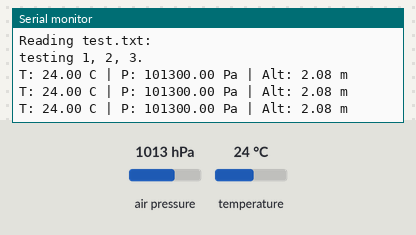
This program was run on a simulated ESP32. Shown: the last lines printed to the serial monitor. The inputs (shaded band) are chosen by the test bench; at power-on: air pressure 1013 hPa, temperature 24 °C. Storage starts empty.

Above: at 1.2 s.
1.3 s: air pressure set to 952 hPa
At 2.0 s:
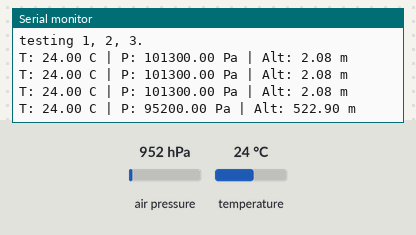
2.8 s: temperature set to 12 °C
At 3.5 s:
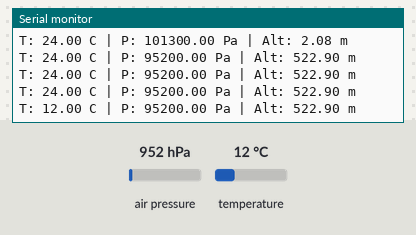
4.3 s: air pressure set to 975 hPa
At 5.0 s:
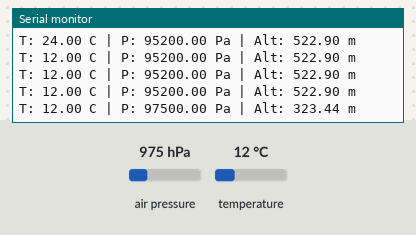
Timing chart, 0 to 7.3 s (numbered marks = the images above; inputs shaded):
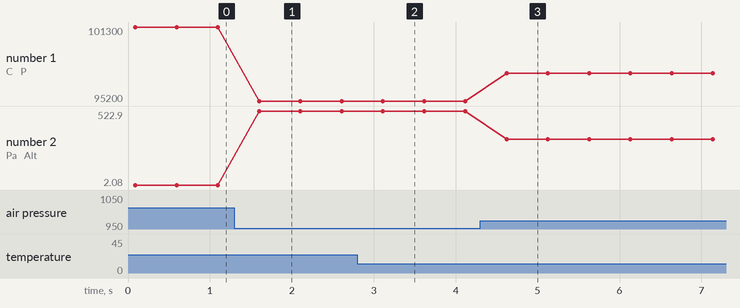

Measured:
- after the input at 1.3 s, the serial monitor: prints a new line after 0.30 s (image 1)
- after the input at 2.8 s, the serial monitor: prints a new line after 0.31 s (image 2)
- after the input at 4.3 s, the serial monitor: prints a new line after 0.32 s (image 3)
- plotted number 1: 101300 → 95200 after the input at 1.3 s, 95200 → 97500 after the input at 4.3 s
- plotted number 2: 2.08 → 522.9 after the input at 1.3 s, 522.9 → 323.44 after the input at 4.3 s

The program:

main.cpp
```cpp
#include <Arduino.h>
#include <Adafruit_Sensor.h>
#include <Adafruit_BMP280.h>
#include <Wire.h>
#include <SD.h>

Adafruit_BMP280 bmp;    // I2C
#define SD_CS 5         // SD card CS (common on ESP32 dev boards)
File myFile;

void setup() {
  Serial.begin(115200);
  // while(!Serial) delay(50); // optional on ESP32, can remove

  Serial.println("BMP280 test");

  // I2C on ESP32 defaults are 21 (SDA) and 22 (SCL), make explicit:
  Wire.begin(21, 22);
  delay(50); // give sensor time after power-up

  // Try both common addresses
  if (!bmp.begin(0x76) && !bmp.begin(0x77)) {
    Serial.println("Could not find BMP280 (I2C). Check wiring/address.");
    Serial.printf("sensorID: 0x%02X\n", bmp.sensorID());
    while (1) delay(10);
  }
  else{
    Serial.println("BMP280 OK.");
  }
  if (bmp.begin(0x76) || bmp.begin(0x77))
  {
    Serial.println("Found BMP280.");
  }
  Serial.println("Done");

  // SD card test (SPI)
  if (!SD.begin(SD_CS)) {
    Serial.println("SD init failed! (check wiring/CS/power)");
    while (1) delay(10);
  }
  Serial.println("SD OK.");

  myFile = SD.open("/test.txt", FILE_WRITE);
  if (myFile) { myFile.println("testing 1, 2, 3."); myFile.close(); Serial.println("Wrote file."); }
  else Serial.println("Error opening test.txt");

  myFile = SD.open("/test.txt");
  if (myFile) { Serial.println("Reading test.txt:"); while (myFile.available()) Serial.write(myFile.read()); myFile.close(); }
  else Serial.println("Error opening test.txt");
}

void loop() {
  Serial.print("T: "); Serial.print(bmp.readTemperature());
  Serial.print(" C | P: "); Serial.print(bmp.readPressure());
  Serial.print(" Pa | Alt: "); Serial.print(bmp.readAltitude(101325));
  Serial.println(" m");
  delay(500);
}
```
